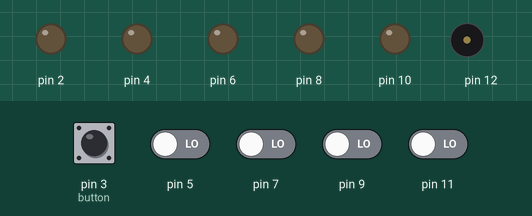
The sketch below on a simulated Arduino Uno, built with avr-gcc and run on an emulated ATmega328P. On the bench: output pins drawn as LEDs (lit = HIGH), buzzer (waves = sounding). The inputs (shaded band) are chosen by the test bench; at power-on: pin 3 (button), pin 5, pin 7, pin 9, pin 11 LOW. Pins used as bus, display or sensor lines are not drawn.

Above: at 1.2 s.
1.3 s: pin 3 (button) pulled HIGH for 0.15 s
At 1.38 s:
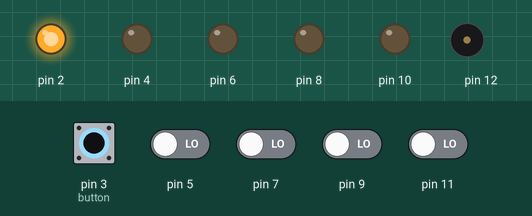
2.9 s: pin 5 driven HIGH
At 4.3 s:
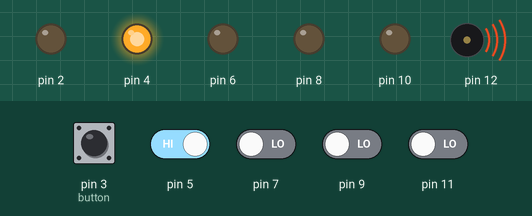
7.4 s: pin 3 (button) pulled HIGH for 1 s
At 12.0 s:
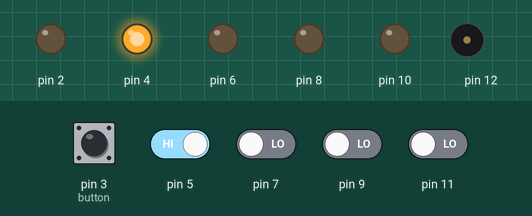
Timing chart, 0 to 13.5 s (numbered marks = the images above; inputs shaded):
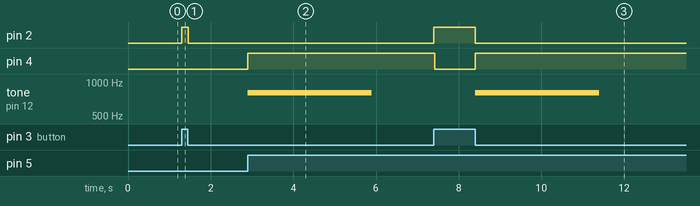

Measured:
- after the input at 1.3 s, pin 2: LOW → HIGH at once, → LOW 0.16 s later
- after the input at 2.9 s, pin 4: LOW → HIGH at once; tone on pin 12: silent → 800 Hz at once, → silent 3.0 s later
- after the input at 7.4 s, pin 2: LOW → HIGH at once, → LOW 1.0 s later; pin 4: HIGH → LOW at once, → HIGH 0.98 s later; tone on pin 12: silent → 800 Hz after 1.0 s, → silent 3.0 s later

The sketch:

Modified_press_the_buzzer_first.ino
```cpp
// Atlernative shorter code

boolean  ResetStatus=false;
boolean Bclick=LOW;

boolean b1state,b2state,b3state,b4state,b5state = 0;


void setup()
{
  pinMode(3,INPUT);
  pinMode(2,OUTPUT);
  pinMode(5,INPUT);
  pinMode(4,OUTPUT);
  pinMode(7,INPUT);
  pinMode(6,OUTPUT);
  pinMode(9,INPUT);
  pinMode(8,OUTPUT);
  pinMode(11,INPUT);
  pinMode(10,OUTPUT);
  pinMode(12,OUTPUT);

  Serial.begin(9600);
}

void buzzer()
{
  digitalWrite(12,HIGH);
  tone(12,800,3000);
  digitalWrite(12,LOW);
}

void button_state(int x, int y)
{
  digitalWrite(x,HIGH);
  for(int i=x;i<=11;i++)
  {
    if(i==x){digitalWrite(i,HIGH);}
    if(i==y){continue;}
    if(i!=x && i!=y){digitalWrite(i,LOW);}
  }
  buzzer();
  delay(3000);
  while(digitalRead(3));
  Bclick =HIGH;
}


void loop()
{ // Reading button states
  boolean b1state = digitalRead(3);
  boolean b2state = digitalRead(5);
  boolean b3state = digitalRead(7);
  boolean b4state = digitalRead(9);
  boolean b5state = digitalRead(11);

  // If the Reset button state is HIGH
  if (b1state == 1)
  {
    ResetStatus = true;
    digitalWrite(2,HIGH);
    delay(20);

    // Setting all the LEDs to LOW  (RESET)
    for(int i=2;i<=10; i+=2){digitalWrite(i,LOW);}
    Bclick = LOW;
  }

  if (b1state == 0)
  {
    ResetStatus = false;
    digitalWrite(2,LOW);
  }


  // If Reset buttons is not pressed then;
  if(ResetStatus == false )
  {
    b2state = digitalRead(5);
    b3state = digitalRead(7);
    b4state = digitalRead(9);
    b5state = digitalRead(11);

    // IF Person-1 clicks the Button
    if(b2state == 1 && Bclick == LOW){button_state(4,5);}

    // IF Person-2 clicks the Button
    if(b3state == 1 && Bclick == LOW){button_state(6,7);}

    // IF Person-3 clicks the Button
    if(b4state == 1 && Bclick == LOW){button_state(8,9);}

    // IF Person-4 clicks the Button
    if(b5state == 1 && Bclick == LOW){button_state(10,11);}

  }

  Serial.flush();
}
```
